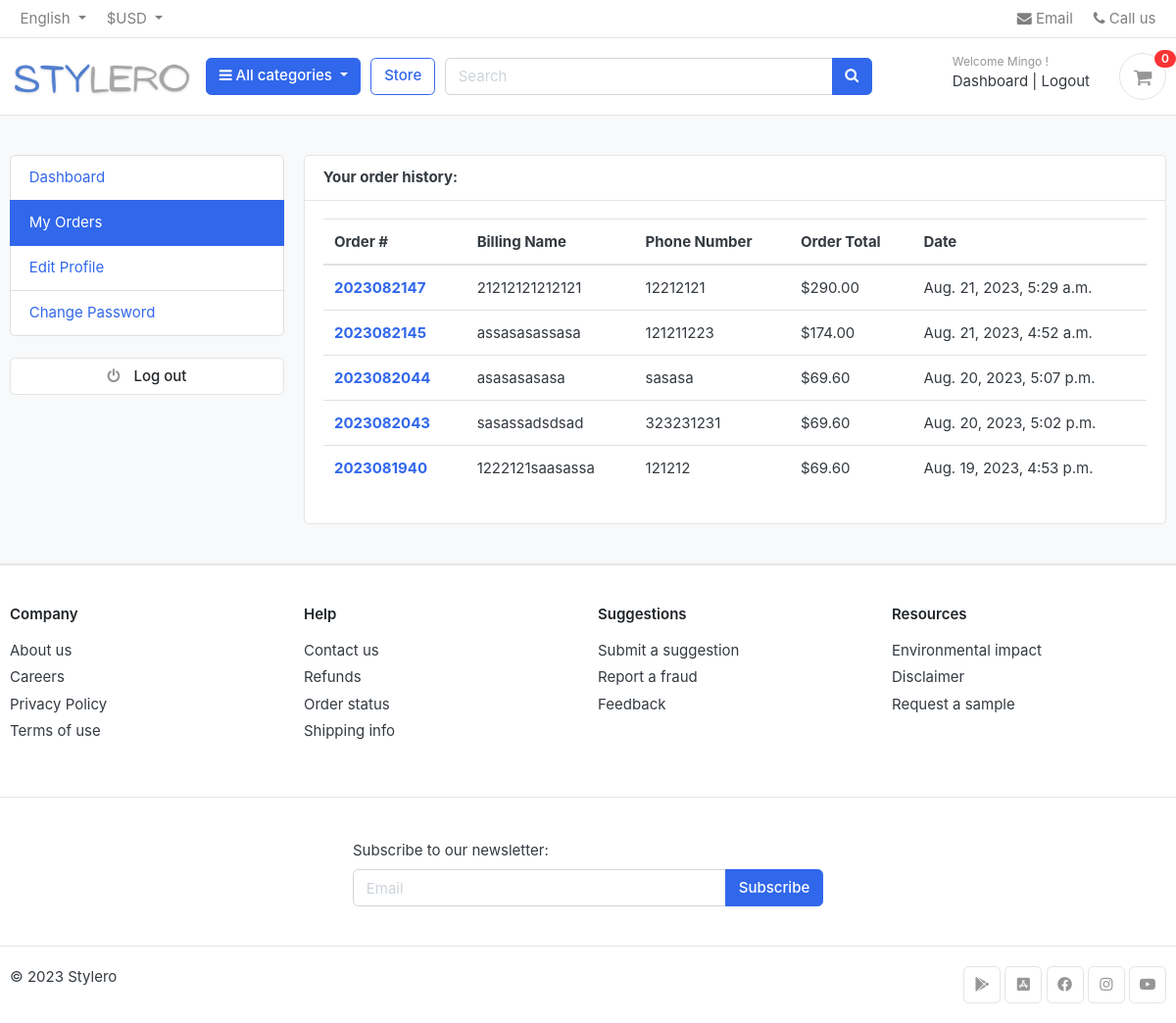
The app's page /accounts/my_orders/ (signed in), older data.
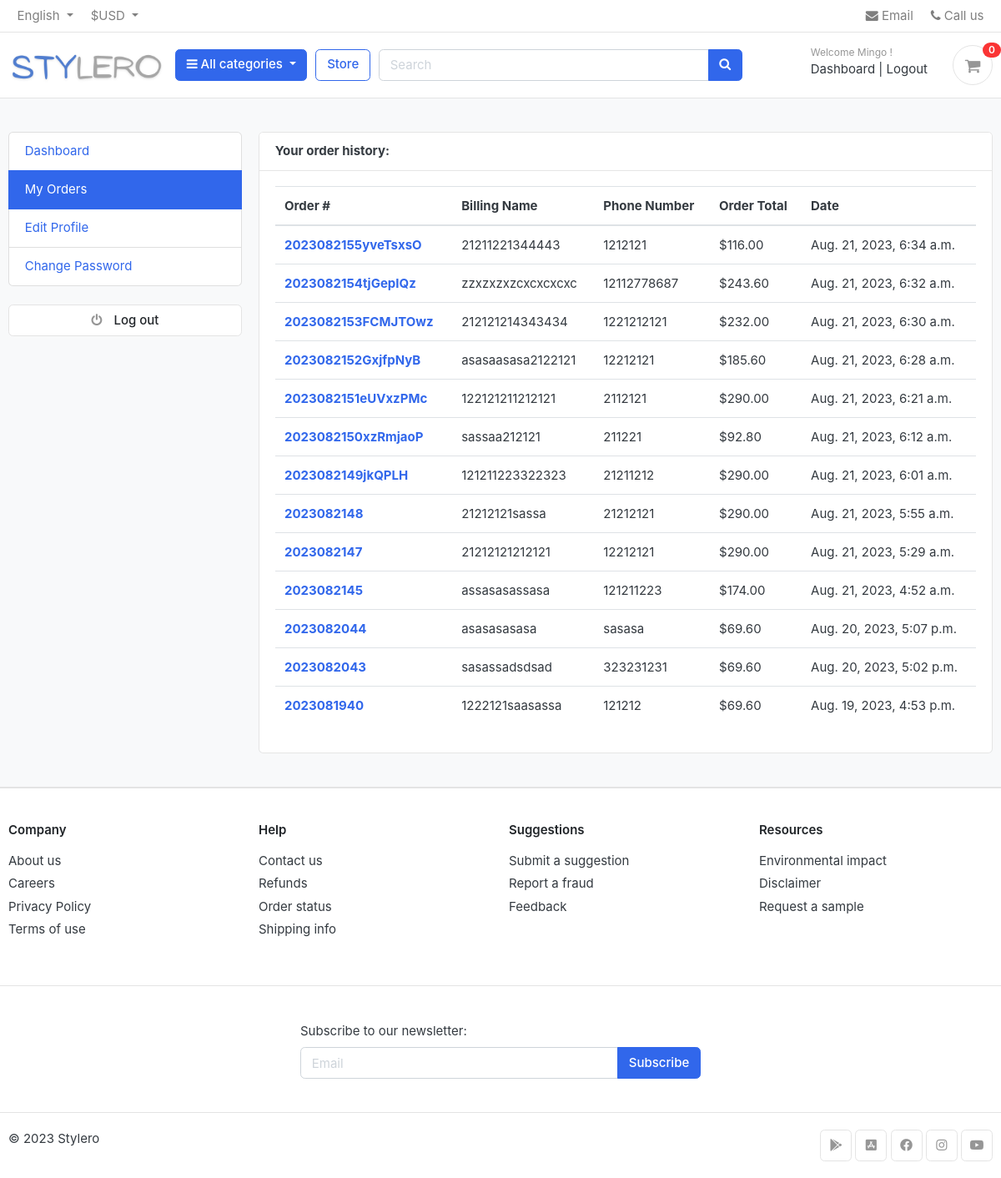
The same page, newer data.
### orders/models.py (models this page shows, shortened)
class Order(models.Model):
    STATUS = (
        ('New','New'),
        ('Accepted', 'Accepted'),
        ('Completed', 'Completed'),
        ('Cancelled', 'Cancelled'),
    )
    user = models.ForeignKey(Account,on_delete=models.SET_NULL,null=True)
    payment = models.ForeignKey(Payment,on_delete=models.SET_NULL, blank=True,null=True)
    order_number = models.CharField(max_length=100)
    first_name = models.CharField(max_length=150)
    last_name = models.CharField(max_length=150)
    phone=models.CharField(max_length=100)
    email=models.EmailField(max_length=200)
    address_1=models.CharField(max_length=150)
    address_2=models.CharField(max_length=150)
    postal_code=models.CharField(max_length=100, blank=True)
    country=models.CharField(max_length=150)
    state=models.CharField(max_length=150)
    city=models.CharField(max_length=150)
    order_note=models.CharField(max_length=150,blank=True)
    order_total=models.FloatField()
    tax=models.FloatField()
    status=models.CharField(max_length=100,choices=STATUS,default='New')
    ip=models.CharField(blank=True,max_length=150)
    is_ordered = models.BooleanField(default=False)
    created_at = models.DateTimeField(auto_now_add=True)
    updated_at=models.DateTimeField(auto_now=True)
    def full_name(self):
        return f'{self.first_name}{self.last_name}'

### accounts/views.py (the view)
# urls.py: path('my_orders/',views.my_orders,name='my_orders'),
@login_required(login_url='login')
def my_orders(request):
    orders = Order.objects.filter(user=request.user, is_ordered=True).order_by('-created_at')
    context={
        'orders':orders,
    }
    return render(request,'accounts/my-orders.html',context)

### carts/views.py (called while the page is built)
def _cart_id(request):                                                                                                  #private function
    cart = request.session.session_key                                                                                  #session id
    if not cart:
        cart = request.session.create()                                                                                 #if there is no session_key a new one is created
    return cart

### category/context_processor.py (called while the page is built)
def menu_links(request):
    links = Category.objects.all()                                                                                      #fetching all the categories
    return dict(links=links)                                                                                            #returning a dictionary with key links connected to category queryset

### category/models.py (called while the page is built)
    def get_url(self):                                                                                                  #category url
        return reverse ('products_by_category', args=[self.slug])

### templates/accounts/my-orders.html (shortened to what this page needs)
{% extends 'base.html' %}
{% block content %}
<section class="section-content padding-y bg">
<div class="container">
	<div class="row">
{% include 'includes/dashboard_sidebar.html' %}
	<main class="col-md-9">
		<article class="card">
		<header class="card-header">
			<strong class="d-inline-block mr-3">Your order history:</strong>
		</header>
		<div class="card-body">
			<div class="row">
             <div class="col-md-12">
            <table class="table table-hover">
  <thead>
    <tr>
      <th scope="col">Order #</th>
      <th scope="col">Billing Name</th>
        <th scope="col">Phone Number</th>
      <th scope="col">Order Total</th>
      <th scope="col">Date</th>
    </tr>
  </thead>
  <tbody>
  {%  for order in orders %}
    <tr>
        <th scope="row"><a href ="{% url 'order_detail' order.order_number %}">{{order.order_number}}</a></th>
      <td>{{order.full_name}}</td>
      <td>{{order.phone}}</td>
      <td>${{order.order_total|floatformat:2}}</td>
    <td>{{order.created_at}}</td>
    </tr>
  {% endfor %}
  </tbody>
</table>
            </div>
			</div>
		</div>
		</article>
	</main>
</div>
</div>
</section>
{% endblock %}

Row changes from the older to the newer data that the page shows:
added Order: order_number "2023082155yveTsxsO", full_name "21211221344443", phone "1212121", order_total "116.00", created_at "Aug. 21, 2023, 6:34 a.m."
added Order: order_number "2023082154tjGepIQz", full_name "zzxzxzxzcxcxcxcxc", phone "12112778687", order_total "243.60", created_at "Aug. 21, 2023, 6:32 a.m."
added Order: order_number "2023082153FCMJTOwz", full_name "212121214343434", phone "1221212121", order_total "232.00", created_at "Aug. 21, 2023, 6:30 a.m."
added Order: order_number "2023082152GxjfpNyB", full_name "asasaasasa2122121", phone "12212121", order_total "185.60", created_at "Aug. 21, 2023, 6:28 a.m."
added Order: order_number "2023082151eUVxzPMc", full_name "122121211212121", phone "2112121", order_total "290.00", created_at "Aug. 21, 2023, 6:21 a.m."
added Order: order_number "2023082150xzRmjaoP", full_name "sassaa212121", phone "211221", order_total "92.80", created_at "Aug. 21, 2023, 6:12 a.m."
added Order: order_number "2023082149jkQPLH", full_name "121211223322323", phone "21211212", order_total "290.00", created_at "Aug. 21, 2023, 6:01 a.m."
added Order: order_number "2023082148", full_name "21212121sassa", phone "21212121", order_total "290.00", created_at "Aug. 21, 2023, 5:55 a.m."
